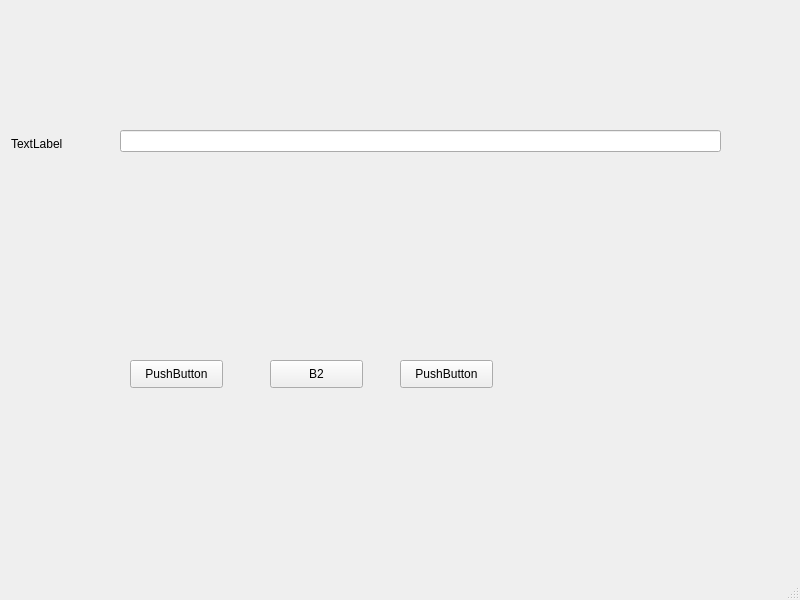
<?xml version="1.0" encoding="UTF-8"?>
<ui version="4.0">
 <class>MainWindow</class>
 <widget class="QMainWindow" name="MainWindow">
  <property name="geometry">
   <rect>
    <x>0</x>
    <y>0</y>
    <width>800</width>
    <height>600</height>
   </rect>
  </property>
  <property name="windowTitle">
   <string>MainWindow</string>
  </property>
  <widget class="QWidget" name="centralwidget">
   <widget class="QPushButton" name="pushButton">
    <property name="geometry">
     <rect>
      <x>400</x>
      <y>360</y>
      <width>93</width>
      <height>28</height>
     </rect>
    </property>
    <property name="text">
     <string>PushButton</string>
    </property>
   </widget>
   <widget class="QPushButton" name="pushButton_2">
    <property name="geometry">
     <rect>
      <x>270</x>
      <y>360</y>
      <width>93</width>
      <height>28</height>
     </rect>
    </property>
    <property name="text">
     <string>B2</string>
    </property>
   </widget>
   <widget class="QPushButton" name="pushButton_3">
    <property name="geometry">
     <rect>
      <x>130</x>
      <y>360</y>
      <width>93</width>
      <height>28</height>
     </rect>
    </property>
    <property name="text">
     <string>PushButton</string>
    </property>
   </widget>
   <widget class="QLabel" name="label">
    <property name="geometry">
     <rect>
      <x>11</x>
      <y>136</y>
      <width>55</width>
      <height>16</height>
     </rect>
    </property>
    <property name="maximumSize">
     <size>
      <width>100</width>
      <height>100</height>
     </size>
    </property>
    <property name="text">
     <string>TextLabel</string>
    </property>
   </widget>
   <widget class="QLineEdit" name="lineEdit">
    <property name="geometry">
     <rect>
      <x>120</x>
      <y>130</y>
      <width>601</width>
      <height>22</height>
     </rect>
    </property>
   </widget>
  </widget>
  <widget class="QMenuBar" name="menubar">
   <property name="geometry">
    <rect>
     <x>0</x>
     <y>0</y>
     <width>800</width>
     <height>26</height>
    </rect>
   </property>
  </widget>
  <widget class="QStatusBar" name="statusbar"/>
 </widget>
 <resources/>
 <connections/>
</ui>
